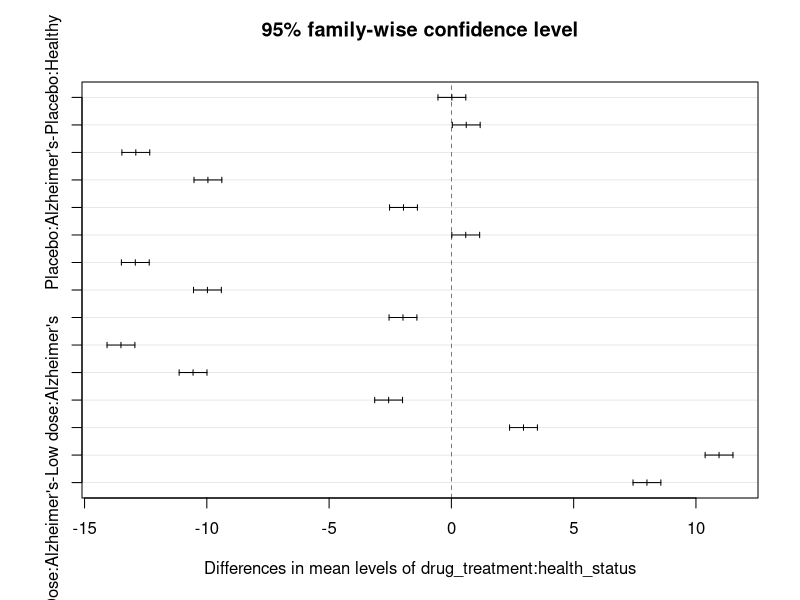

This chart was generated by the following R code:
library(readxl)
library(tidyverse)
library(broom)

ad_treatment <- read_excel("data/ad_treatment.xlsx")

sum_df <- ad_treatment %>% 
  mutate(
    sex = factor(sex, labels = c("Male", "Females")),
    drug_treatment =  factor(drug_treatment, levels = c("Placebo", "Low dose", "High Dose")),
    health_status = factor(health_status, levels = c("Healthy", "Alzheimer's"))
  )

#main effects
ad_aov <- aov(mmse ~ sex + drug_treatment + health_status, data = sum_df)
summary(ad_aov)

ad_aov <- aov(mmse ~ sex * drug_treatment * health_status, data = sum_df)
summary(ad_aov)

tidyTUKEY <- TukeyHSD(ad_aov, which = 'drug_treatment:health_status',conf.level=0.95)
plot(tidyTUKEY)
tidyTUKEY <- tidy(tidyTUKEY)

